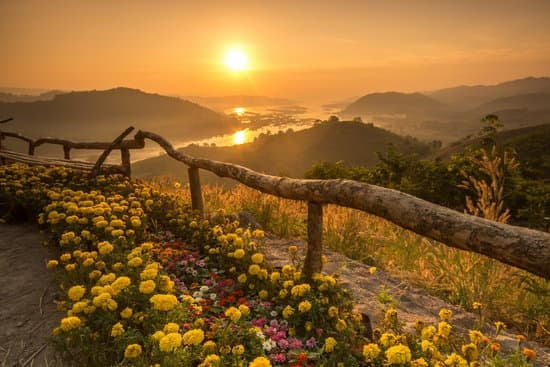
#> input picture MergeImages/Images/Landscape1.jpg, 550 x 367 px, found by its file name; its folder holds 4 pictures in this run
$ python MergeImages.py
#> lines starting #> are read from the running program, lines starting #| are printed output that depends on the picture
import os
import cv2
from PIL import Image

os.chdir("C:\OpenCV with python\MergeImages\Images")
path = "C:\OpenCV with python\MergeImages\Images"

meanHeight = 0
meanWidth = 0
num_of_images = len(os.listdir('.'))

#Calculating total width and height of the images
for file in os.listdir('.'):
    img = Image.open(os.path.join(path,file))
#> img is the input picture: PIL image 550x367 RGB; mean R, G, B 138.1, 97.1, 44.1
    width,height = img.size
#> width = 550; height = 367
    meanHeight = meanHeight + height
#> meanHeight = 367
    meanWidth = meanWidth + width
#> meanWidth = 550

meanWidth = meanWidth // num_of_images
#> meanWidth = 2187
meanHeight = meanHeight // num_of_images
#> meanHeight = 1441

print(meanWidth, meanHeight)
#| 2187 1441

#Resizing all the images to the same size
for i in os.listdir('.'):
    if file.endswith('.jpg') or file.endswith('.jpeg') or file.endswith('.png'):
        img = Image.open(os.path.join(path,file))
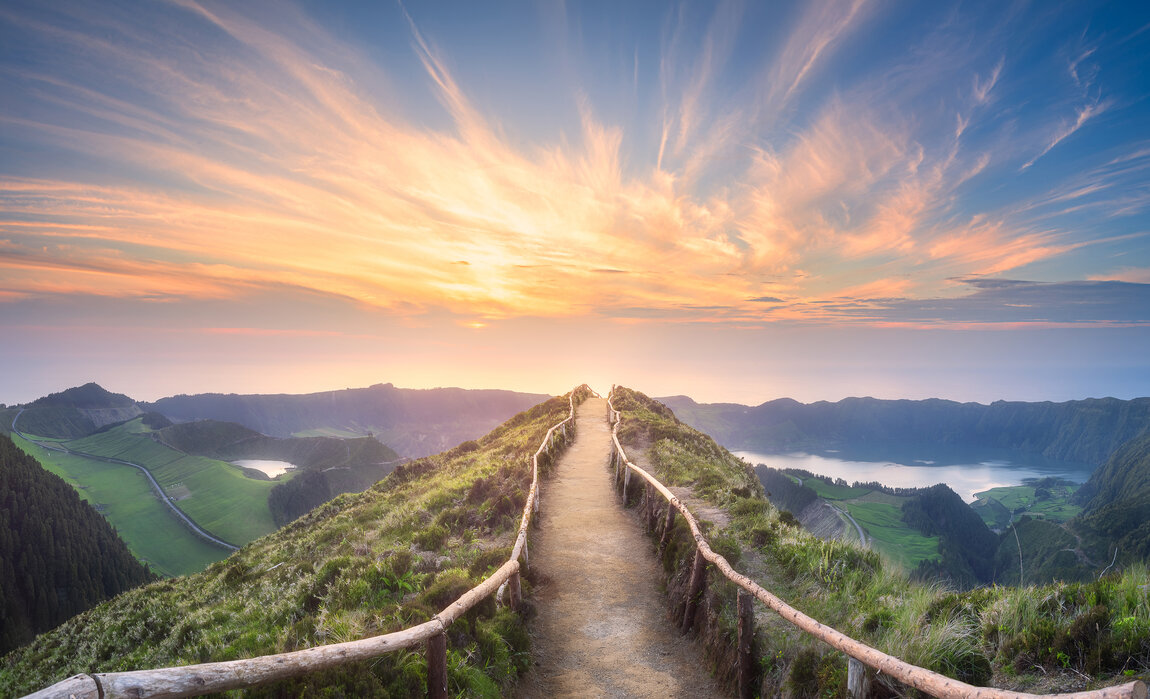
#> input picture MergeImages/Images/Landscape4.jpg, 1150 x 699 px, found by its file name
#> img is the input picture: PIL image 1150x699 RGB; mean R, G, B 145.2, 136.7, 133.3
        width,height = img.size
#> width = 1150
        print(width,height)
#| 1150 699

        resize = img.resize((meanWidth,meanHeight),Image.Resampling.LANCZOS)
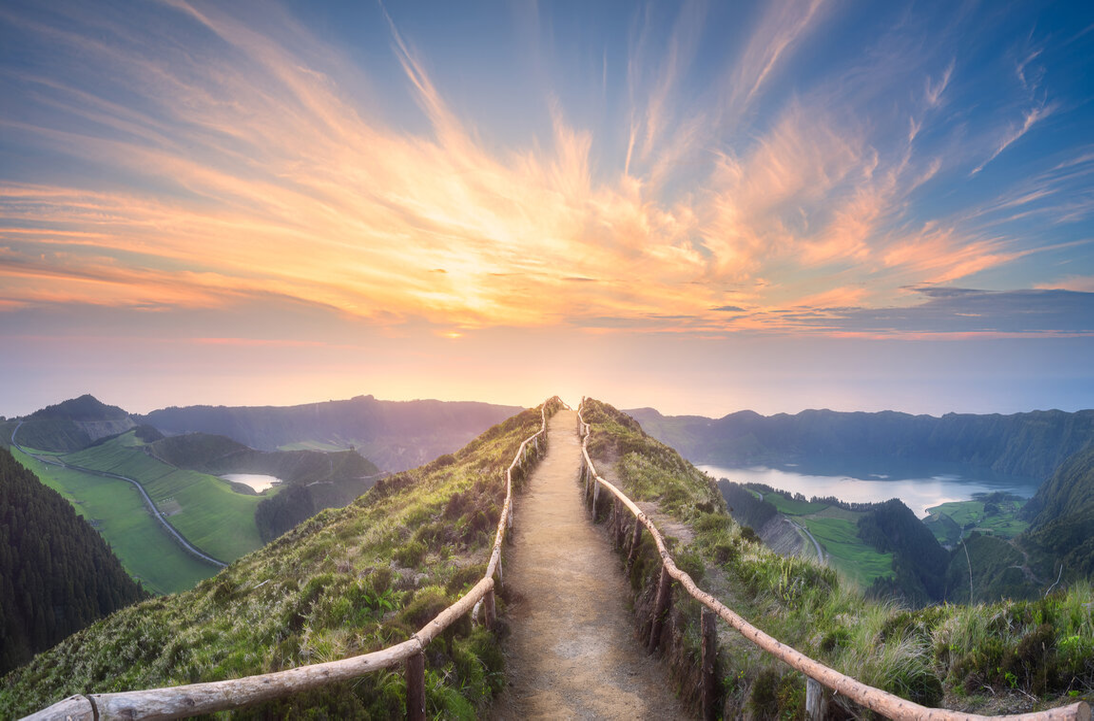
#> resize: PIL image 2187x1441 RGB (shown at 1/2 size); mean R, G, B 145.2, 136.7, 133.3
        print(img.filename.split('\\')[-1]," isresized")
#| MergeImages/Images/Landscape4.jpg  isresized

#Create the video
def videoGenerator():
    video_name = "Landscapes.avi"
#> video_name = 'Landscapes.avi'
    os.chdir("C:\OpenCV with python\MergeImages\Images")
    images = []
    for i in os.listdir('.'):
        if file.endswith('.jpg') or file.endswith('.jpeg') or file.endswith('.png'):
            images.append(i)
            print(images)

    frame = cv2.imread(os.path.join(".",images[0]))
    height, width, layers = frame.shape
#> height = 367; width = 550; layers = 3

    video = cv2.VideoWriter(video_name,0,1,(width,height))
    for image in images:
        video.write(cv2.imread(os.path.join(".",image)))
    cv2.destroyAllWindows()
    video.release()

videoGenerator()
